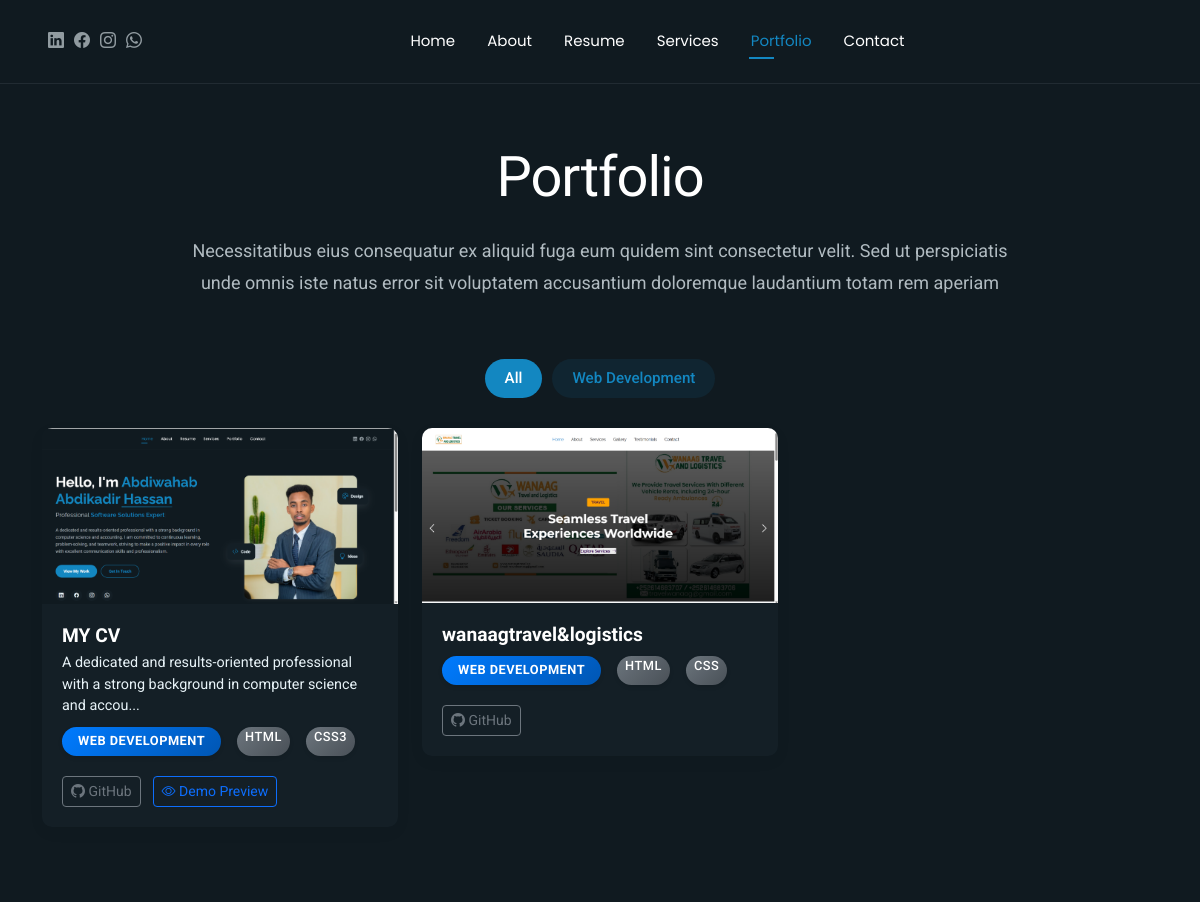
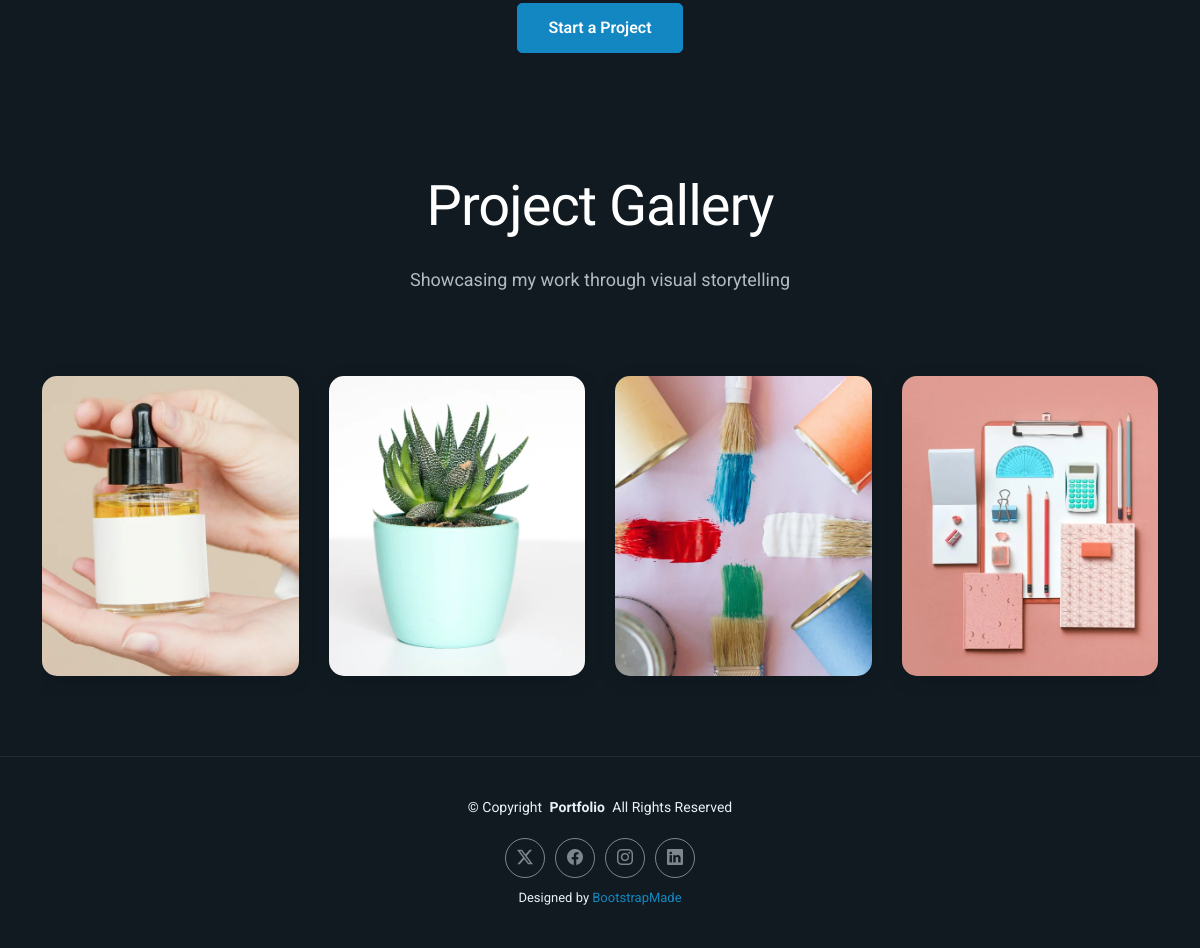
The app's page /portfolio with its own data (2 pictures, top to bottom).
### app.py (models this page shows, shortened)
class Project(db.Model):
    id = db.Column(db.Integer, primary_key=True)
    title = db.Column(db.String(200), nullable=False)
    description = db.Column(db.Text, nullable=False)
    long_description = db.Column(db.Text)
    category = db.Column(db.String(100), nullable=False)
    image_url = db.Column(db.String(200))  # Main/thumbnail image
    gallery_images = db.Column(db.Text)  # JSON array of gallery images
    project_url = db.Column(db.String(200))
    github_url = db.Column(db.String(200))
    _technologies = db.Column('technologies', db.Text)  # JSON string
    featured = db.Column(db.Boolean, default=False)
    created_at = db.Column(db.DateTime, default=datetime.utcnow)
    updated_at = db.Column(db.DateTime, default=datetime.utcnow, onupdate=datetime.utcnow)
    @property
    def technologies(self):
        if self._technologies:
            try:
                return json.loads(self._technologies)
            except:
                return []
        return []
    @technologies.setter
    def technologies(self, value):
        """Set technologies from a list"""
        if isinstance(value, list):
            self._technologies = json.dumps(value)
        else:
            self._technologies = value
    @property
    def gallery_images_list(self):
        """Get gallery images as a list"""
        if self.gallery_images:
            try:
                return json.loads(self.gallery_images)
            except:
                return []
        return []

### app.py (the view)
@app.route('/portfolio')
def portfolio():
    projects = Project.query.order_by(Project.created_at.desc()).all()
    categories = db.session.query(Project.category.distinct()).all()
    return render_template('portfolio.html', projects=projects, categories=[cat[0] for cat in categories])

### templates/portfolio.html (shortened to what this page needs)
{% extends "base.html" %}
{% block body_class %}portfolio-page{% endblock %}
{% block content %}
<section id="portfolio" class="portfolio section">
  <div class="container section-title" data-aos="fade-up">
    <h2>Portfolio</h2>
    <p>Necessitatibus eius consequatur ex aliquid fuga eum quidem sint consectetur velit. Sed ut perspiciatis unde omnis iste natus error sit voluptatem accusantium doloremque laudantium totam rem aperiam</p>
  </div>
  <div class="container" data-aos="fade-up" data-aos-delay="100">
    <div class="isotope-layout" data-default-filter="*" data-layout="masonry" data-sort="original-order">
      <ul class="portfolio-filters isotope-filters" data-aos="fade-up" data-aos-delay="200">
        <li data-filter="*" class="filter-active">All</li>
        {% for category in categories %}
        <li data-filter=".filter-{{ category.lower().replace(' ', '-') }}">{{ category }}</li>
        {% endfor %}
      </ul>
      <div class="row gy-4 isotope-container" data-aos="fade-up" data-aos-delay="300">
        {% for project in projects %}
        <div class="col-lg-4 col-md-6 portfolio-item isotope-item filter-{{ project.category.lower().replace(' ', '-') }}">
          <div class="portfolio-card">
            <div class="portfolio-img" style="cursor: pointer;" data-project-id="{{ project.id }}" onclick="openProjectGallery(this.dataset.projectId)">
              {% if project.image_url %}
              <img src="{{ url_for('uploaded_file', filename=project.image_url) }}" alt="{{ project.title }}" class="img-fluid">
              {% endif %}
            </div>
            <div class="portfolio-info">
              <h4>{{ project.title }}</h4>
              <p>{{ project.description[:100] }}{% if project.description|length > 100 %}...{% endif %}</p>
              <div class="portfolio-tags">
                <span class="badge bg-primary text-white fw-bold px-3 py-2">{{ project.category }}</span>
                {% if project.technologies %}
                  {% for tech in project.technologies[:2] %}
                  <span class="badge bg-secondary text-white fw-medium px-2 py-1">{{ tech }}</span>
                  {% endfor %}
                {% endif %}
              </div>
              <div class="portfolio-links mt-3">
                {% if project.github_url %}
                <a href="{{ project.github_url }}" target="_blank" class="btn btn-outline-secondary btn-sm me-2" title="View on GitHub">
                  <i class="bi bi-github"></i> GitHub
                </a>
                {% endif %}
                {% if project.project_url %}
                <a href="{{ project.project_url }}" target="_blank" class="btn btn-outline-primary btn-sm" title="View Live Demo">
                  <i class="bi bi-eye"></i> Demo Preview
                </a>
                {% endif %}
              </div>
            </div>
          </div>
        </div>
        {% endfor %}
      </div>
    </div>
    <div class="text-center mt-5" data-aos="fade-up" data-aos-delay="400">
      <a href="{{ url_for('contact') }}" class="btn btn-primary">Start a Project</a>
    </div>
  </div>
</section>
<section id="gallery-slider" class="gallery-slider section">
  <div class="container" data-aos="fade-up">
    <div class="section-title">
      <h2>Project Gallery</h2>
      <p>Showcasing my work through visual storytelling</p>
    </div>
    <div class="gallery-swiper swiper" data-aos="fade-up" data-aos-delay="100">
      <div class="swiper-wrapper">
        <div class="swiper-slide">
          <div class="gallery-item">
            <img src="{{ url_for('static', filename='assets/img/portfolio/portfolio-1.webp') }}" alt="Project 1" class="img-fluid">
          </div>
        </div>
        <div class="swiper-slide">
          <div class="gallery-item">
            <img src="{{ url_for('static', filename='assets/img/portfolio/portfolio-2.webp') }}" alt="Project 2" class="img-fluid">
          </div>
        </div>
        <div class="swiper-slide">
          <div class="gallery-item">
            <img src="{{ url_for('static', filename='assets/img/portfolio/portfolio-3.webp') }}" alt="Project 3" class="img-fluid">
          </div>
        </div>
        <div class="swiper-slide">
          <div class="gallery-item">
            <img src="{{ url_for('static', filename='assets/img/portfolio/portfolio-4.webp') }}" alt="Project 4" class="img-fluid">
          </div>
        </div>
      </div>
    </div>
  </div>
</section>
{% endblock %}

### static/assets/css/main.css (style rules this page uses)
:root { --default-font: "Roboto", system-ui, -apple-system, "Segoe UI", Roboto, "Helvetica Neue", Arial, "Noto Sans", "Liberation Sans", sans-serif, "Apple Color Emoji", "Segoe UI Emoji", "Segoe UI Symbol", "Noto Color Emoji"; --heading-font: "Raleway", sans-serif; --nav-font: "Poppins", sans-serif; }
:root { --background-color: #101a20; --default-color: #e7f2f7; --heading-color: #ffffff; --accent-color: #1387c1; --surface-color: #141f26; --contrast-color: #ffffff; }
:root { --nav-color: #ffffff; --nav-hover-color: #1387c1; --nav-mobile-background-color: #213642; --nav-dropdown-background-color: #051117; --nav-dropdown-color: #e7f2f7; --nav-dropdown-hover-color: #1387c1; }
:root { scroll-behavior: smooth; }
body { color: var(--default-color); background-color: var(--background-color); font-family: var(--default-font); }
a { color: var(--accent-color); text-decoration: none; transition: 0.3s; }
h1, h2, h3, h4, h5, h6 { color: var(--heading-color); font-family: var(--heading-font); }
section, .section { color: var(--default-color); background-color: var(--background-color); padding: 60px 0; scroll-margin-top: 100px; overflow: clip; }
.section-title { text-align: center; padding-bottom: 60px; position: relative; }
.section-title h2 { font-size: 3.5rem; font-weight: 400; line-height: 1.2; color: var(--heading-color); margin-bottom: 1.5rem; letter-spacing: -1px; }
.section-title p { font-size: 1.125rem; line-height: 1.8; color: color-mix(in srgb, var(--default-color), transparent 25%); max-width: 900px; margin: 0 auto; text-wrap: balance; }
.portfolio .portfolio-filters { display: flex; justify-content: center; flex-wrap: wrap; gap: 10px; margin-bottom: 30px; padding: 0; list-style: none; }
.portfolio .portfolio-filters li { padding: 8px 20px; font-size: 0.95rem; font-weight: 500; border-radius: 30px; cursor: pointer; transition: all 0.3s ease; background-color: color-mix(in srgb, var(--accent-color), transparent 90%); color: var(--accent-color); }
.portfolio .portfolio-filters li.filter-active { background-color: var(--accent-color); color: var(--contrast-color); }
.portfolio .portfolio-card { background-color: var(--surface-color); border-radius: 10px; overflow: hidden; box-shadow: 0 5px 15px rgba(0, 0, 0, 0.05); margin-bottom: 30px; transition: all 0.3s ease; }
.portfolio .portfolio-card .portfolio-img { position: relative; overflow: hidden; }
.portfolio .portfolio-card .portfolio-img img { width: 100%; height: auto; transition: transform 0.5s ease; }
.portfolio .portfolio-card .portfolio-info { padding: 20px; }
.portfolio .portfolio-card .portfolio-info h4 { font-size: 1.2rem; font-weight: 700; margin-bottom: 5px; color: var(--heading-color); }
.portfolio .portfolio-card .portfolio-info p { font-size: 0.9rem; color: var(--default-color); margin-bottom: 10px; }
.portfolio .portfolio-card .portfolio-info .portfolio-tags { display: flex; flex-wrap: wrap; gap: 8px; }
.portfolio .portfolio-card .portfolio-info .portfolio-tags span { font-size: 0.8rem; padding: 4px 12px; border-radius: 20px; background-color: color-mix(in srgb, var(--accent-color), transparent 90%); color: var(--accent-color); }
.portfolio .btn-primary { background-color: var(--accent-color); border-color: var(--accent-color); color: var(--contrast-color); padding: 12px 30px; font-weight: 600; border-radius: 5px; transition: all 0.3s ease; }

### templates/base.html (style rules this page uses)
.portfolio-tags .badge, .project-tags .badge { font-size: 0.85rem; letter-spacing: 0.5px; text-transform: uppercase; border-radius: 20px; margin-right: 8px; margin-bottom: 4px; display: inline-block; box-shadow: 0 2px 4px rgba(0,0,0,0.1); }
.portfolio-tags .badge.bg-primary, .project-tags .badge.bg-primary { background: linear-gradient(135deg, #007bff, #0056b3) !important; border: none; }
.portfolio-tags .badge.bg-secondary, .project-tags .badge.bg-secondary { background: linear-gradient(135deg, #6c757d, #495057) !important; border: none; }
.gallery-swiper { padding: 20px 0; }
.gallery-item { position: relative; border-radius: 15px; overflow: hidden; box-shadow: 0 5px 20px rgba(0,0,0,0.1); transition: transform 0.3s ease; }
.gallery-item img { width: 100%; height: 300px; object-fit: cover; }

### records on screen
Project: image_url (picture), title "MY CV", description "A dedicated and results-oriented professional with a strong background in computer science and accou", category "WEB DEVELOPMENT", 2 "HTML" "CSS3"
Project: image_url (picture), title "wanaagtravel&logistics", category "WEB DEVELOPMENT", 2 "HTML" "CSS"

### other values on screen
{{ category }} "Web Development"
